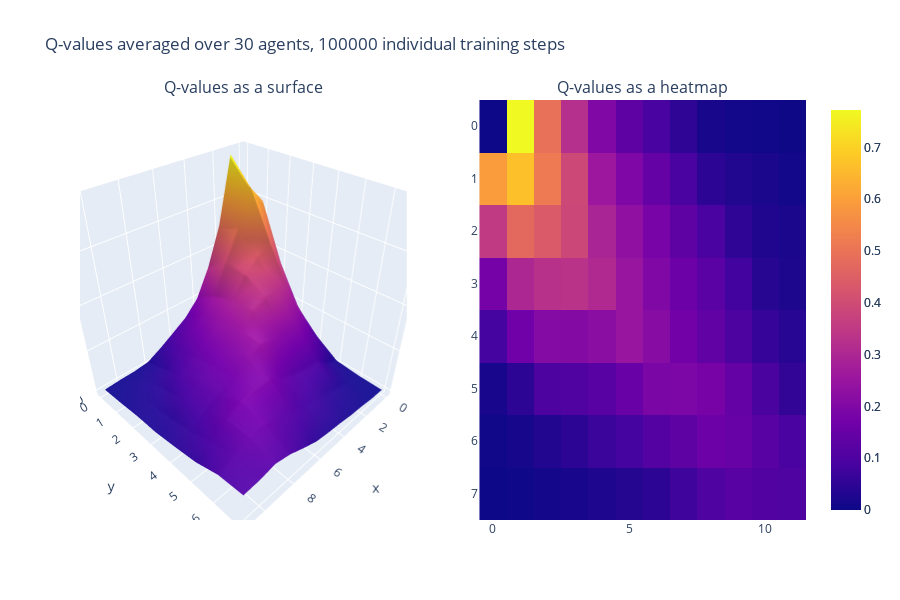

Notebook source saved alongside this figure:
### Code cell
N_ENV = 30
TIME_STEPS = 100_000
key = random.PRNGKey(SEED)
keys = random.split(key, N_ENV)

@loop_tqdm(TIME_STEPS)
def fori_body(i:int, val:tuple):
    env_states, action_keys, all_obs, all_rewards, all_done, all_q_values = val
    states, _ = env_states
    q_values = all_q_values[i, :, :, :, :]
    actions, action_keys = v_policy(action_keys, N_ACTIONS, states, q_values)

    env_states, obs, rewards, done = v_step(env_states, actions)
    q_values = v_update(states, actions, rewards, done, obs, q_values)
    
    all_obs = all_obs.at[i].set(obs)
    all_rewards = all_rewards.at[i].set(rewards)
    all_done = all_done.at[i].set(done)
    all_q_values = all_q_values.at[i+1, :, :, :, :].set(q_values)

    val = (env_states, action_keys, all_obs, all_rewards, all_done, all_q_values)
    return val


def rollout(keys, timesteps, n_env):
    all_obs = jnp.zeros([timesteps, n_env, 2])
    all_rewards = jnp.zeros([timesteps, n_env], dtype=jnp.int32)
    all_done = jnp.zeros([timesteps, n_env], dtype=jnp.bool_)
    # q_values has first dimension = timesteps +1, as the update targets time step t+1
    all_q_values = jnp.zeros([timesteps+1, GRID_SIZE[0], GRID_SIZE[1], N_ACTIONS, n_env], dtype=jnp.float32)

    action_keys = random.split(random.PRNGKey(0), n_env)
    env_states, _ = v_reset(keys)
    
    val_init = (env_states, action_keys, all_obs, all_rewards, all_done, all_q_values)
    val = lax.fori_loop(0, timesteps, fori_body, val_init)
    env_states, action_keys, all_obs, all_reward, all_done, all_q_values = val
    
    return all_obs, all_reward, all_done, all_q_values

all_obs, all_reward, all_done, all_q_values = rollout(keys, TIME_STEPS, N_ENV)
plot_performances(all_q_values, TIME_STEPS, N_ENV)

### Figure 1 — Plotly figure (JSON) as saved in the notebook; plotly's stock layout.template omitted (floating-point values rounded to 4 significant figures)
{"data": [{"scene": "scene", "type": "surface", "z": [[0, 0.7723, 0.4946, 0.3234, 0.1993, 0.1341, 0.09236, 0.05129, 0.01594, 0.00802, 0.00636, 0.001704], [0.593, 0.6673, 0.516, 0.3918, 0.2577, 0.1956, 0.1445, 0.09309, 0.04621, 0.02978, 0.01888, 0.009032], [0.3515, 0.4747, 0.4367, 0.3871, 0.2913, 0.233, 0.1833, 0.1333, 0.09281, 0.05075, 0.0288, 0.01958], [0.1773, 0.2998, 0.3272, 0.3336, 0.306, 0.249, 0.1995, 0.1577, 0.1241, 0.08174, 0.03919, 0.02268], [0.0842, 0.1686, 0.2088, 0.2078, 0.2207, 0.2483, 0.2155, 0.1731, 0.1379, 0.09974, 0.06192, 0.03823], [0.01665, 0.04744, 0.09827, 0.107, 0.1205, 0.1512, 0.1896, 0.1923, 0.1809, 0.1458, 0.0948, 0.0565], [0.005383, 0.01567, 0.03372, 0.0488, 0.06997, 0.08465, 0.114, 0.1337, 0.1589, 0.1501, 0.1216, 0.09439], [0.0002415, 0.002437, 0.01118, 0.0168, 0.02762, 0.03521, 0.04616, 0.07313, 0.1029, 0.1204, 0.1074, 0.1032]]}, {"type": "heatmap", "xaxis": "x", "yaxis": "y", "z": [[0, 0.7723, 0.4946, 0.3234, 0.1993, 0.1341, 0.09236, 0.05129, 0.01594, 0.00802, 0.00636, 0.001704], [0.593, 0.6673, 0.516, 0.3918, 0.2577, 0.1956, 0.1445, 0.09309, 0.04621, 0.02978, 0.01888, 0.009032], [0.3515, 0.4747, 0.4367, 0.3871, 0.2913, 0.233, 0.1833, 0.1333, 0.09281, 0.05075, 0.0288, 0.01958], [0.1773, 0.2998, 0.3272, 0.3336, 0.306, 0.249, 0.1995, 0.1577, 0.1241, 0.08174, 0.03919, 0.02268], [0.0842, 0.1686, 0.2088, 0.2078, 0.2207, 0.2483, 0.2155, 0.1731, 0.1379, 0.09974, 0.06192, 0.03823], [0.01665, 0.04744, 0.09827, 0.107, 0.1205, 0.1512, 0.1896, 0.1923, 0.1809, 0.1458, 0.0948, 0.0565], [0.005383, 0.01567, 0.03372, 0.0488, 0.06997, 0.08465, 0.114, 0.1337, 0.1589, 0.1501, 0.1216, 0.09439], [0.0002415, 0.002437, 0.01118, 0.0168, 0.02762, 0.03521, 0.04616, 0.07313, 0.1029, 0.1204, 0.1074, 0.1032]]}], "layout": {"annotations": [{"font": {"size": 16}, "showarrow": false, "text": "Q-values as a surface", "x": 0.225, "xanchor": "center", "xref": "paper", "y": 1, "yanchor": "bottom", "yref": "paper"}, {"font": {"size": 16}, "showarrow": false, "text": "Q-values as a heatmap", "x": 0.775, "xanchor": "center", "xref": "paper", "y": 1, "yanchor": "bottom", "yref": "paper"}], "height": 600, "scene": {"domain": {"x": [0, 0.45], "y": [0, 1]}}, "title": {"text": "Q-values averaged over 30 agents, 100000 individual training steps"}, "xaxis": {"anchor": "y", "domain": [0.55, 1]}, "yaxis": {"anchor": "x", "autorange": "reversed", "domain": [0, 1]}}}
